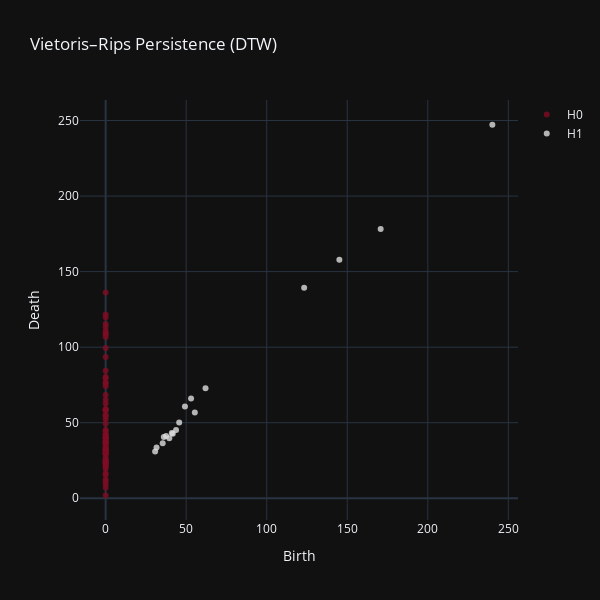

Source (notebook cell):
### Code cell
diag_fig, diags = networked_timeseries_persistence(dates)
barcode_fig     = networked_timeseries_barcodes(diags)
diag_fig

### Figure 1 — Plotly figure (JSON) as saved in the notebook; plotly's stock layout.template omitted (floating-point values rounded to 4 significant figures)
{"data": [{"marker": {"color": "#7e0d24", "opacity": 0.8, "size": 6}, "mode": "markers", "name": "H0", "type": "scatter", "x": [0.0, 0.0, 0.0, 0.0, 0.0, 0.0, 0.0, 0.0, 0.0, 0.0, 0.0, 0.0, 0.0, 0.0, 0.0, 0.0, 0.0, 0.0, 0.0, 0.0, 0.0, 0.0, 0.0, 0.0, 0.0, 0.0, 0.0, 0.0, 0.0, 0.0, 0.0, 0.0, 0.0, 0.0, 0.0, 0.0, 0.0, 0.0, 0.0, 0.0, 0.0, 0.0, 0.0, 0.0, 0.0, 0.0, 0.0, 0.0, 0.0, 0.0, 0.0, 0.0, 0.0, 0.0, 0.0, 0.0, 0.0, 0.0, 0.0, 0.0, 0.0, 0.0, 0.0, 0.0, 0.0, 0.0, 0.0, 0.0, 0.0, 0.0, 0.0, 0.0, 0.0, 0.0], "y": [2.011, 7.0, 9.077, 11.19, 12.68, 15.58, 16.63, 19.59, 20.68, 21.45, 22.44, 23.46, 23.57, 23.72, 24.68, 25.04, 25.75, 27.03, 29.05, 29.49, 29.82, 30.03, 30.92, 31.27, 31.85, 32.25, 32.25, 32.95, 33.44, 34.57, 36.03, 36.28, 37.28, 37.29, 37.66, 38.24, 39.46, 40.01, 40.16, 40.35, 40.55, 41.85, 42.45, 44.43, 45.12, 49.35, 52.26, 54.31, 55.2, 58.3, 58.44, 58.63, 59.05, 62.71, 65.28, 68.27, 74.08, 75.98, 76.71, 79.49, 80.23, 84.38, 93.53, 99.44, 106.7, 108.6, 109.1, 110.6, 113.3, 115.4, 119.8, 121.6, 136.2, Infinity]}, {"marker": {"color": "#dddddd", "opacity": 0.8, "size": 6}, "mode": "markers", "name": "H1", "type": "scatter", "x": [240.1, 170.7, 145.1, 123.2, 62.01, 55.37, 53.03, 49.22, 45.66, 43.71, 41.68, 41.07, 39.52, 37.56, 36.13, 35.41, 31.59, 30.72], "y": [247.2, 178.1, 157.9, 139.3, 72.74, 56.83, 66.03, 60.82, 50.1, 45.2, 42.74, 43.23, 39.7, 41.15, 40.55, 36.49, 33.67, 30.91]}, {"line": {"color": "gray", "dash": "dash"}, "mode": "lines", "showlegend": false, "type": "scatter", "x": [0, null], "y": [0, null]}], "layout": {"height": 600, "title": {"text": "Vietoris–Rips Persistence (DTW)"}, "width": 600, "xaxis": {"title": {"text": "Birth"}}, "yaxis": {"title": {"text": "Death"}}}}
